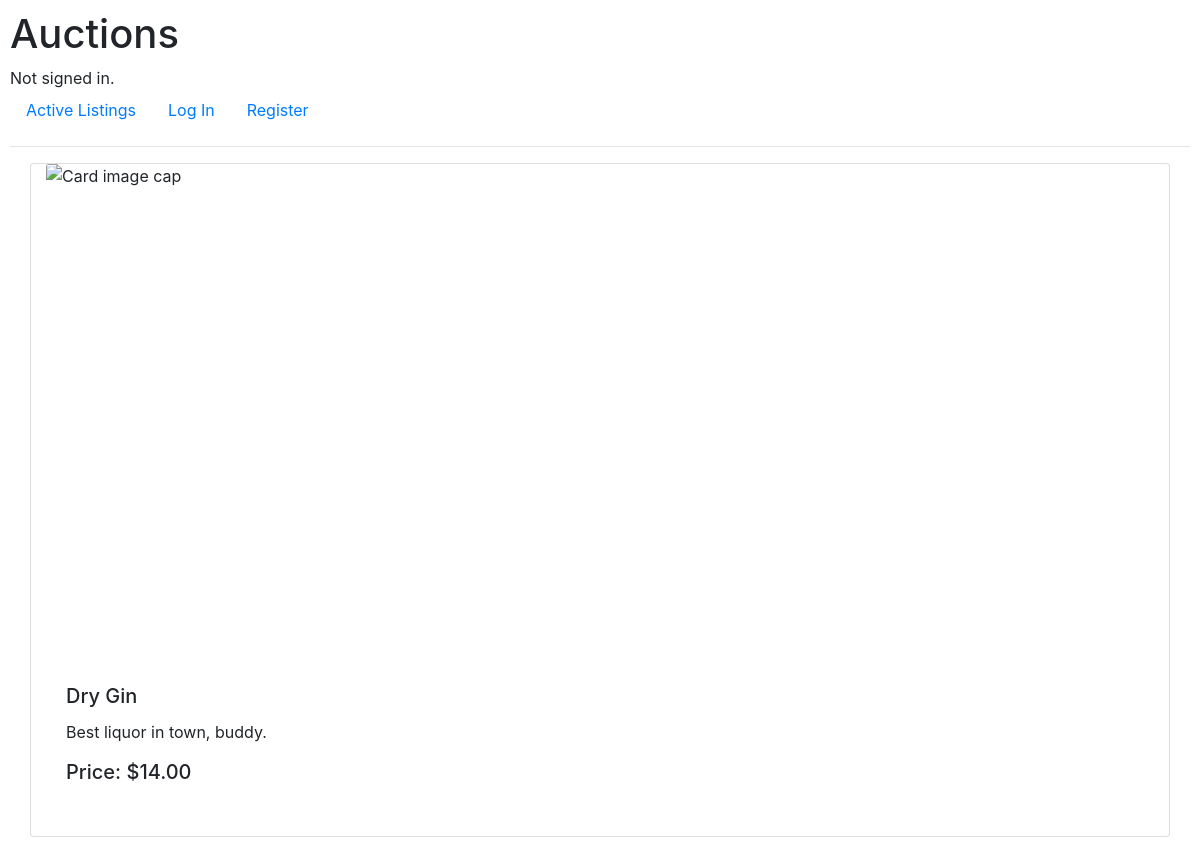
The page /listings/20 on the database as committed earlier.
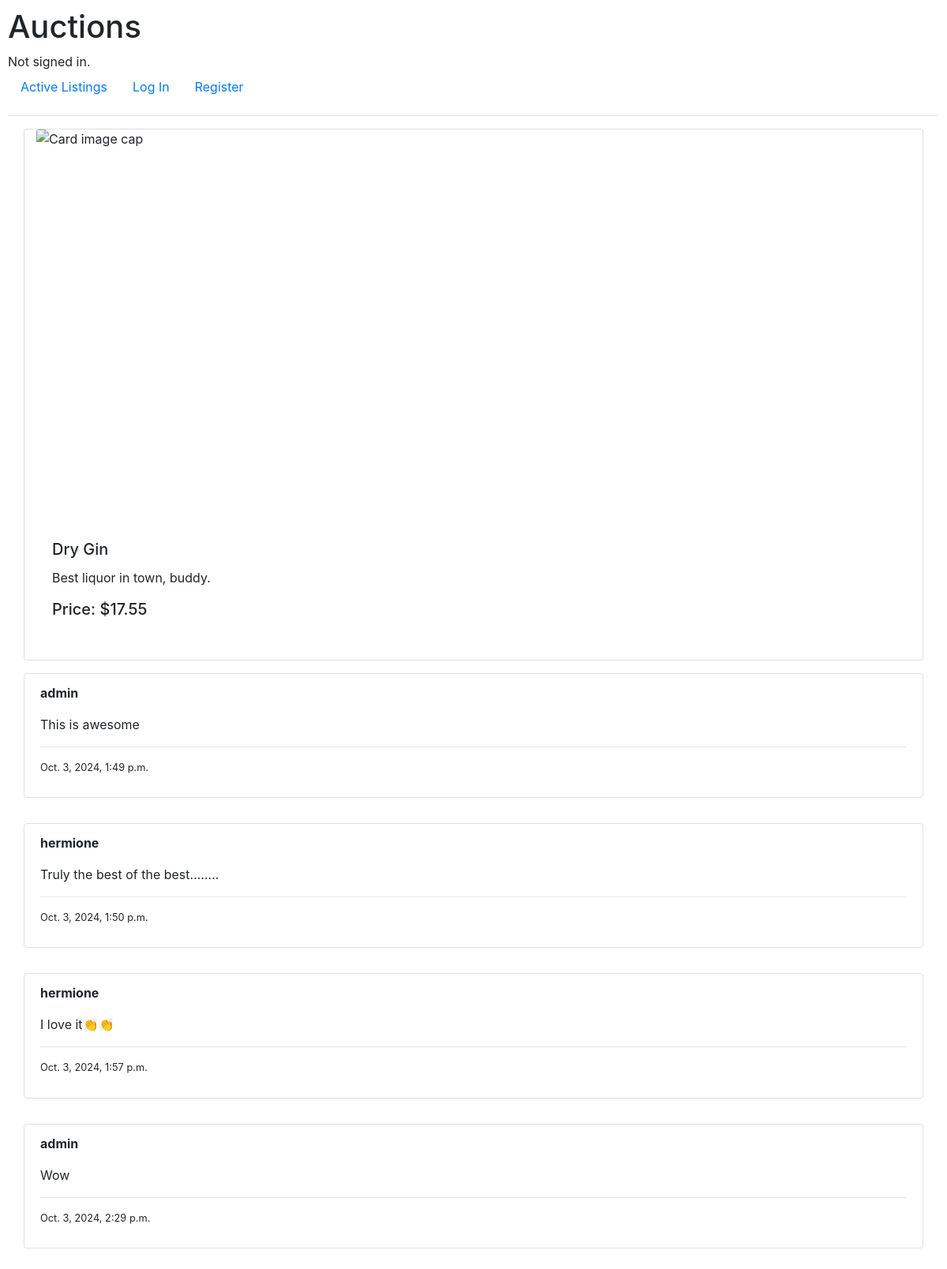
The same page on the database as committed later.
### auctions/models.py (models this page shows, shortened)
class Listing(models.Model):
    title = models.CharField(max_length=255)
    description = models.TextField()
    image_url = models.URLField(blank=True, null=True)
    active = models.BooleanField(default=True)
    created_at = models.DateTimeField(auto_now_add=True)
    user = models.ForeignKey(User, on_delete=models.CASCADE, related_name="listings")
    category = models.ForeignKey(
        Category,
        blank=True,
        null=True,
        on_delete=models.PROTECT,
        related_name="listings",
    )
    def current_price(self):
        highest_bid = self.bids.aggregate(Max("amount"))["amount__max"]
        return highest_bid if highest_bid is not None else 0

class Comment(models.Model):
    listing = models.ForeignKey(Listing, on_delete=models.CASCADE)
    user = models.ForeignKey(User, on_delete=models.CASCADE)
    text = models.TextField()
    created_at = models.DateTimeField(auto_now_add=True)

class User(AbstractUser):
    pass

### auctions/views.py (the view)
# urls.py: path("listings/<int:pk>", views.listing_detail, name="listing-detail"),
def listing_detail(request, pk):
    is_anon_user = request.user.is_anonymous
    bidding_form = BidForm()
    comment_form = CommentForm()
    listing = get_object_or_404(Listing, pk=pk)
    comments = Comment.objects.filter(listing=listing)
    is_owner = request.user == listing.user
    is_winner = False if is_anon_user else Winner.objects.filter(user=request.user, listing=listing).exists()
    return render(
        request,
        "auctions/listing_detail.html",
        {
            "bidding_form": bidding_form,
            "comment_form": comment_form,
            "listing": listing,
            "comments": comments,
            "is_winner": is_winner,
            "is_owner": is_owner,
            "is_in_watch_list": (
                False
                if is_anon_user
                else WatchList.objects.filter(
                    user=request.user, listing=listing
                ).exists()
            ),
        },
    )

### auctions/templates/auctions/listing_detail.html (shortened to what this page needs)
{% extends "auctions/layout.html" %}
{% block body %}
<div class="container">
  <div class="row">
    <div class="card col-12">
      <img
        class="card-img-top"
        src="{{ listing.image_url }}"
        alt="Card image cap"
        style="height: 500px; object-fit: cover"
      />
      <div
        class="card-body row justify-content-between"
        style="align-items: end"
      >
        <div class="left col-12 col-lg-8">
          <h5 class="card-title">{{ listing.title }}</h5>
          <div class="card-text">
            <p>{{ listing.description }}</p>
            <h5 class="card-text">
              Price: ${{ listing.current_price|floatformat:2 }}
            </h5>
            <br />
          </div>
      </div>
    </div>
  </div>
   {% for comment in comments %}
  <div class="alert my-3 border w-100" role="alert">
    <header>
      <p><b>{{ comment.user }}</b></p>
    </header>
    <p>{{ comment.text }}</p>
    <hr />
    <p class="muted small">{{ comment.created_at }}</p>
  </div>
  {% endfor %}
</div>
{% endblock body %}

### auctions/templates/auctions/layout.html (shortened to what this page needs)
{% load static %}
<!DOCTYPE html>
<html lang="en">
    <head>
        <link rel="stylesheet" href="https://stackpath.bootstrapcdn.com/bootstrap/4.4.1/css/bootstrap.min.css">
        <link href="{% static 'auctions/styles.css' %}" rel="stylesheet">
    </head>
    <body>
        <h1>Auctions</h1>
        <div>
            {% if user.is_authenticated %}
                Signed in as <strong>{{ user.username }}</strong>.
            {% else %}
                Not signed in.
            {% endif %}
        </div>
        <ul class="nav">
            <li class="nav-item">
                <a class="nav-link" href="{% url 'index' %}">Active Listings</a>
            </li>
            {% if user.is_authenticated %}
                <li class="nav-item">
                    <a class="nav-link" href="{% url 'logout' %}">Log Out</a>
                </li>
            {% else %}
                <li class="nav-item">
                    <a class="nav-link" href="{% url 'login' %}">Log In</a>
                </li>
                <li class="nav-item">
                    <a class="nav-link" href="{% url 'register' %}">Register</a>
                </li>
            {% endif %}
        </ul>
        <hr>
        {% block body %}
        {% endblock %}
    </body>
</html>

### auctions/static/auctions/styles.css (style rules this page uses)
body { padding: 10px; }

Rows that differ between the two databases and show on the page:
computed for Listing "Dry Gin": current_price "14.00" → "17.55"
added Comment: user "admin", text "This is awesome", created_at "Oct. 3, 2024, 1:49 p.m."
added Comment: user "hermione", text "Truly the best of the best........", created_at "Oct. 3, 2024, 1:50 p.m."
added Comment: user "hermione", text "I love it👏👏", created_at "Oct. 3, 2024, 1:57 p.m."
added Comment: user "admin", text "Wow", created_at "Oct. 3, 2024, 2:29 p.m."
